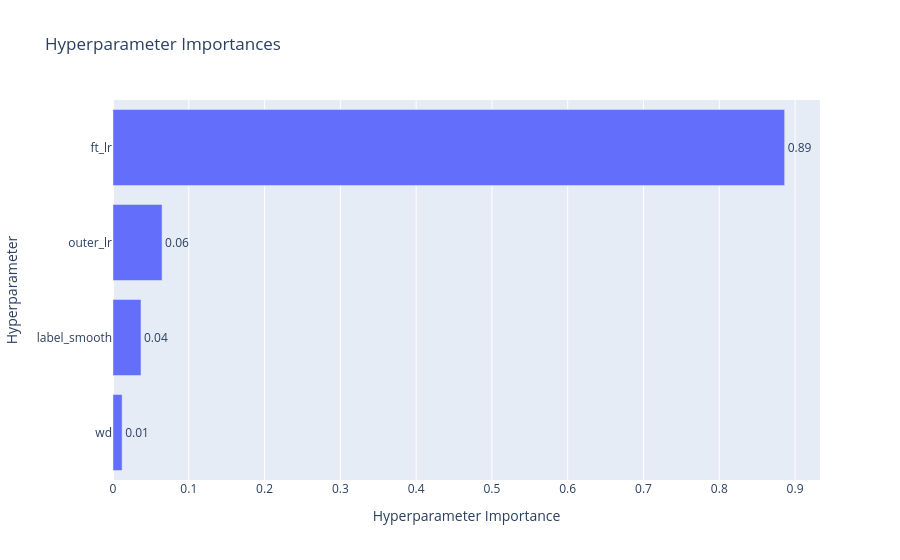

Write notebook code for a chart like this one.
### Code cell
# 2. Plot Hyperparameter Importance
try:
    fig_imp = plot_param_importances(study)
    fig_imp.show()
except Exception as e:
    print(f"Could not plot importance (might need more trials): {e}")

### Figure 1 — Plotly figure (JSON) as saved in the notebook; plotly's stock layout.template omitted (floating-point values rounded to 4 significant figures)
{"data": [{"cliponaxis": false, "hovertemplate": ["wd (FloatDistribution): 0.012048754042329768<extra></extra>", "label_smooth (FloatDistribution): 0.03693673345634696<extra></extra>", "outer_lr (FloatDistribution): 0.06476174657825963<extra></extra>", "ft_lr (FloatDistribution): 0.8862527659230637<extra></extra>"], "name": "Objective Value", "orientation": "h", "text": ["0.01", "0.04", "0.06", "0.89"], "textposition": "outside", "type": "bar", "x": [0.01205, 0.03694, 0.06476, 0.8863], "y": ["wd", "label_smooth", "outer_lr", "ft_lr"]}], "layout": {"title": {"text": "Hyperparameter Importances"}, "xaxis": {"title": {"text": "Hyperparameter Importance"}}, "yaxis": {"title": {"text": "Hyperparameter"}}}}
